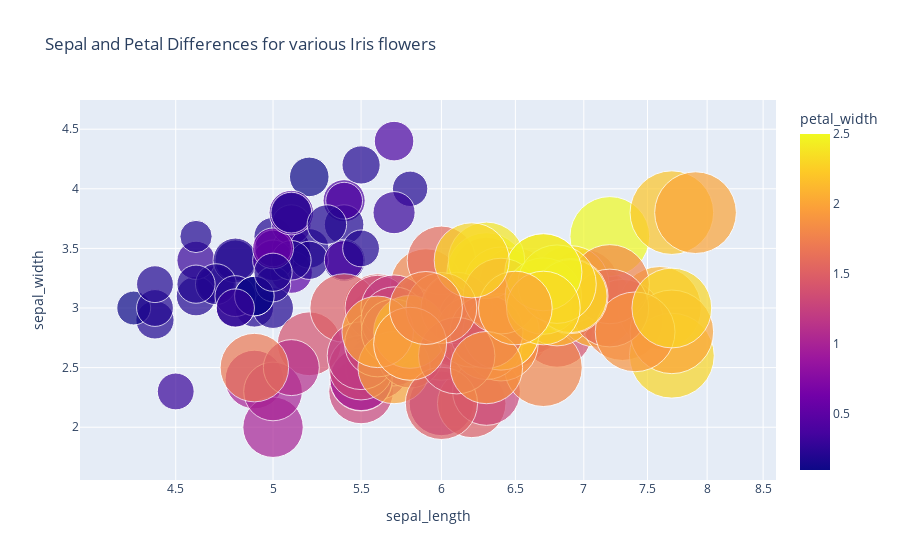

This figure's notebook cell:
### Markdown cell above
### 3.3 Using The New Package
Finally, it's time to use the newly installed package! Pick a dataset from the [data package](https://plotly.com/python-api-reference/generated/plotly.data.html) that is a part of Plotly. 


### 3.3.1 (10 points):

Create a graph using one of these datasets. You can use the documentation for inspiration, but try to change the variables around so you get to really experience the package! Make sure to include titles and axis labels!

### Code cell
# This is looking at the iris data, inspired by the bubble plot example in the documentation
import plotly.express as px
df = px.data.iris()
fig = px.scatter(df, x="sepal_length", y="sepal_width",
	         size="petal_length", color="petal_width",
                 hover_name="species", log_x=True, size_max=60, title = "Sepal and Petal Differences for various Iris flowers")
fig.show()

### Figure 1 — Plotly figure (JSON) as saved in the notebook; plotly's stock layout.template omitted (floating-point values rounded to 4 significant figures; data arrays with more than 128 entries replaced by an {"elided": "..."} marker saying what was removed)
{"data": [{"hovertemplate": "<b>%{hovertext}</b><br><br>sepal_length=%{x}<br>sepal_width=%{y}<br>petal_length=%{marker.size}<br>petal_width=%{marker.color}<extra></extra>", "hovertext": {"elided": "150 str values"}, "legendgroup": "", "marker": {"color": {"elided": "150 float values"}, "coloraxis": "coloraxis", "size": {"elided": "150 float values"}, "sizemode": "area", "sizeref": 0.001917, "symbol": "circle"}, "mode": "markers", "name": "", "orientation": "v", "showlegend": false, "type": "scatter", "x": {"elided": "150 float values"}, "xaxis": "x", "y": {"elided": "150 float values"}, "yaxis": "y"}], "layout": {"coloraxis": {"colorbar": {"title": {"text": "petal_width"}}, "colorscale": [[0, "#0d0887"], [0.1111, "#46039f"], [0.2222, "#7201a8"], [0.3333, "#9c179e"], [0.4444, "#bd3786"], [0.5556, "#d8576b"], [0.6667, "#ed7953"], [0.7778, "#fb9f3a"], [0.8889, "#fdca26"], [1, "#f0f921"]]}, "legend": {"itemsizing": "constant", "tracegroupgap": 0}, "title": {"text": "Sepal and Petal Differences for various Iris flowers"}, "xaxis": {"anchor": "y", "domain": [0, 1], "title": {"text": "sepal_length"}, "type": "log"}, "yaxis": {"anchor": "x", "domain": [0, 1], "title": {"text": "sepal_width"}}}}
